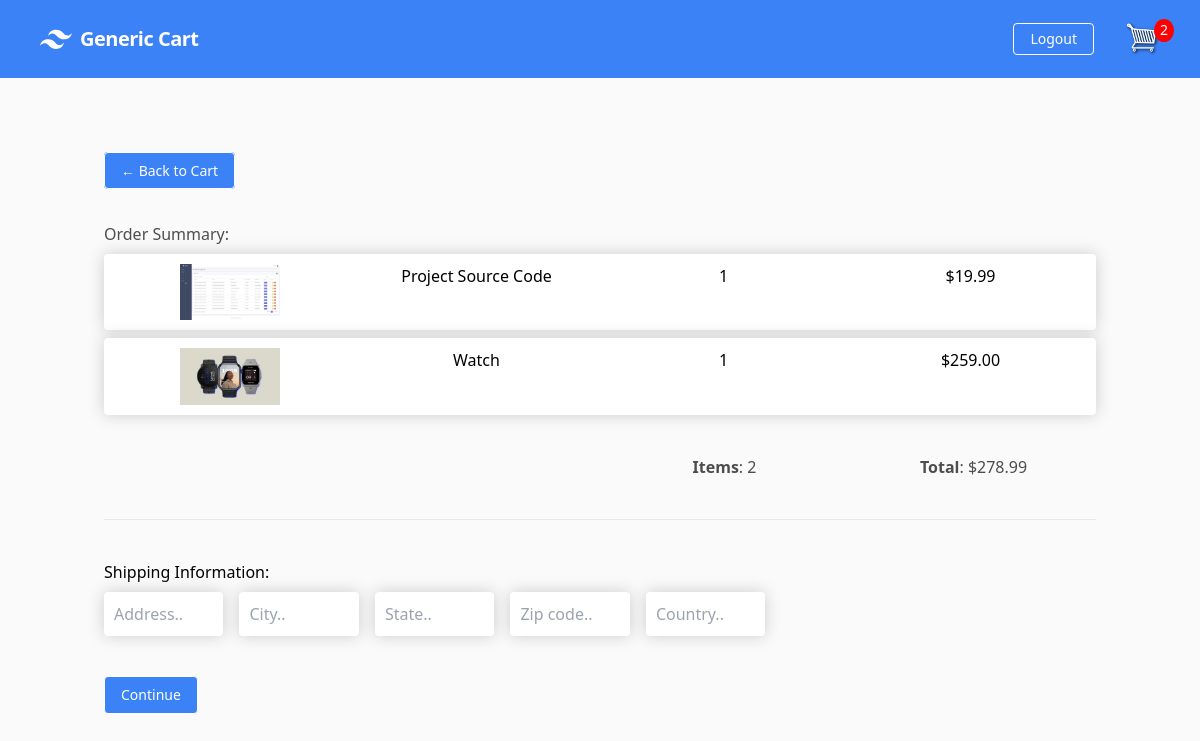
/checkout/ (signed in), run on an earlier commit of the app's database.
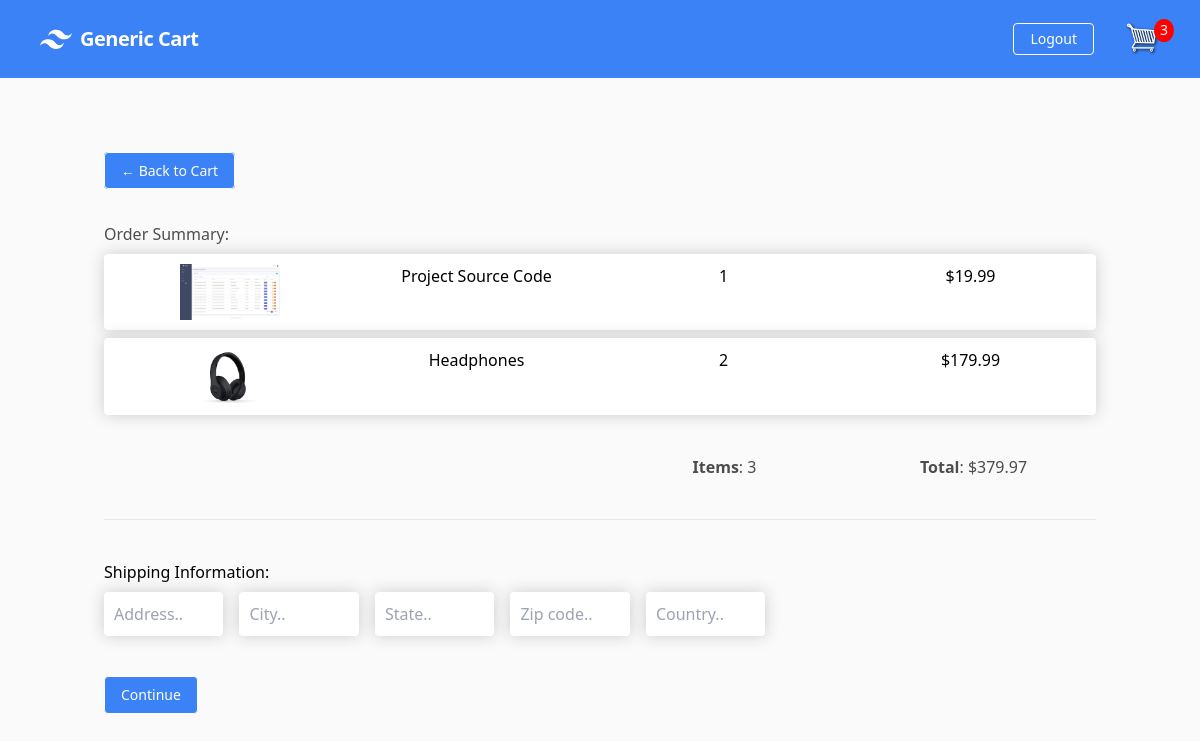
And on a later commit of the database.
### store/models.py (models this page shows, shortened)
class OrderItem(models.Model):
    product = models.ForeignKey(Product, on_delete=models.SET_NULL, blank=True, null=True)
    order = models.ForeignKey(Order, on_delete=models.SET_NULL, blank=True, null=True)
    quantity = models.IntegerField(default=0, null=True, blank=True)
    date_added = models.DateTimeField(auto_now_add=True)
    @property
    def get_total(self):
        total = self.product.price * self.quantity
        return total

class Product(models.Model):
    name = models.CharField(max_length=200, null=True)
    price = models.DecimalField(max_digits=7, decimal_places=2)
    digital = models.BooleanField(default=False, null=True, blank=False)
    image = models.ImageField(null=True, blank=True)
    @property
    def imageURL(self):
        try:
            url = self.image.url
        except:
            url = ''
        return url

class Order(models.Model):
    customer = models.ForeignKey(Customer, on_delete=models.SET_NULL, blank=True, null=True)
    date_ordered = models.DateTimeField(auto_now_add=True)
    complete = models.BooleanField(default=False, null=True, blank=False)
    transaction_id = models.CharField(max_length=200, null=True)
    @property
    def shipping(self):
        shipping = False
        orderitems = self.orderitem_set.all()
        for i in orderitems:
            if i.product.digital == False:
                shipping = True
        return shipping
    @property
    def get_cart_total(self):
        orderitems = self.orderitem_set.all()
        total = sum([item.get_total for item in orderitems])
        return total
    @property
    def get_cart_items(self):
        orderitems = self.orderitem_set.all()
        total = sum([item.quantity for item in orderitems])
        return total

### store/views.py (the view)
# urls.py: path('checkout/', views.checkout, name='checkout'),
def checkout(request):
    data = cartData(request)
    order = data['order']
    items = data['items']
    cartItems = data['cartItems']
    context = {'items': items, 'order': order, 'cartItems': cartItems}
    return render(request, 'store/checkout.html', context)

### store/utils.py (called while the page is built)
def cartData(request):
    if request.user.is_authenticated:
        customer = request.user.customer
        order, created = Order.objects.get_or_create(
            customer=customer, complete=False)
        items = order.orderitem_set.all()
        cartItems = order.get_cart_items
    else:
        cookieData = cookieCart(request)
        order = cookieData['order']
        items = cookieData['items']
        cartItems = cookieData['cartItems']
    return {'items': items, 'order': order, 'cartItems': cartItems}

### templates/store/checkout.html (shortened to what this page needs)
{% extends 'base.html' %}
{% load static %}
{% block content %}
<div class="lg:mx-20">
    <a href="{% url 'cart' %}"
        class="bg-blue-500 text-sm px-4 py-2 border rounded text-white border-white hover:border-teal-500 hover:text-teal-500 hover:bg-white">
        &#x2190; Back to Cart
    </a>
    <h3 class="mt-10 mb-2">Order Summary:</h3>
    {% for item in items %}
    <div class="grid grid-cols-4 gap-4 box-element justify-items-center mb-2">
        <div style="flex:2"><img src="{{ item.product.imageURL }}" class="row-image"></div>
        <div style="flex:2"><p>{{ item.product.name }}</p></div>
        <div style="flex:1"><p>{{ item.quantity }}</p></div>
        <div style="flex:1"><p>${{ item.product.price|floatformat:2 }}</p></div>
    </div>
    {% endfor %}
    <div class="grid grid-cols-4 gap-1 justify-items-center my-10">
        <h5><strong>Items</strong>: {{ order.get_cart_items }}</h5>
        <h5><strong>Total</strong>: ${{ order.get_cart_total|floatformat:2 }}</h5>
    </div>
    <hr>
</div>
<div id="form-wrapper">
    <form id="form" class="lg:mx-20 my-10">
        <div class="lg:flex flex-auto lg:gap-20">
            <div id="shipping-info" class="lg:w-2/3 mt-10 lg:mt-0">
                <p class="mb-2">Shipping Information:</p>
                <div class="lg:flex flex-auto gap-4">
                    <div class="box-element lg:my-0 my-4">
                        <input type="text" name="address" placeholder="Address.." class="w-full focus:outline-none">
                    </div>
                    <div class="box-element lg:my-0 my-4">
                        <input type="text" name="city" placeholder="City.." class="w-full focus:outline-none">
                    </div>
                    <div class="box-element lg:my-0 my-4">
                        <input type="text" name="state" placeholder="State.." class="w-full focus:outline-none"
                        ></div>
                    <div class="box-element lg:my-0 my-4">
                        <input type="text" name="zipcode" placeholder="Zip code.." class="w-full focus:outline-none">
                    </div>
                    <div class="box-element lg:my-0 my-4">
                        <input type="text" name="country" placeholder="Country.." class="w-full focus:outline-none">
                    </div>
                </div>
            </div>
        </div>
        <input type="submit" id="form-button"
            class="mt-10 bg-blue-500 text-sm px-4 py-2 border rounded text-white border-white hover:border-teal-500 hover:text-teal-500 hover:bg-white"
            value="Continue">
    </form>
</div>
<br>
{% endblock %}

What changed in the data, as far as the page shows it:
removed OrderItem: product.imageURL (picture), product.name "Watch", quantity "1", product.price "259.00"
added OrderItem: product.imageURL (picture), product.name "Headphones", quantity "2", product.price "179.99"
computed for Order: get_cart_items "2" → "3"; get_cart_total "278.99" → "379.97"
Also different on the page:
{{ cartItems }}: "2" → "3"
